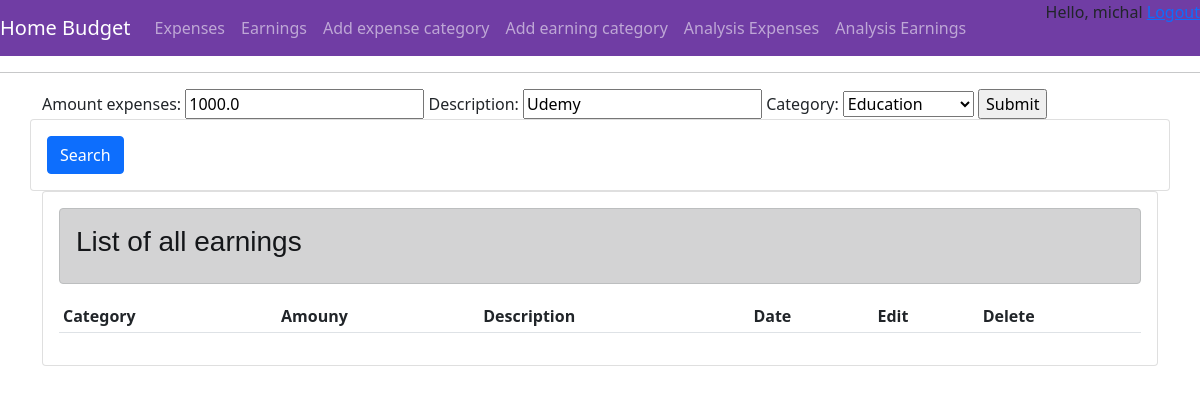
The page /update_expense/10/ (signed in) on the database its author committed.
### budget/models.py (models this page shows, shortened)
class Expenses(models.Model):
    user_custom = models.ForeignKey(User,on_delete=models.CASCADE,null=True)
    amount_expenses = models.FloatField()
    date = models.DateTimeField(auto_now_add=True,null=True)
    description = models.CharField(max_length=150,blank=True,null=True)
    category = models.ForeignKey(Expenses_category,on_delete=models.CASCADE,null=True)

### budget/views.py (the view)
# urls.py: path('update_expense/<str:pk>/',views.update_expense,name="update_expense"),
@login_required(login_url='login')
def update_expense(request, pk):
    expense = Expenses.objects.get(id=pk)
    form = crud_form_expenses(instance=expense)
    if request.method == 'POST':
        form = crud_form_expenses(request.POST, instance=expense)
        if form.is_valid():
            form.save()
            return redirect('budget_view')
    context = {'form': form}
    return render(request, 'main/earning.html', context)

### budget/forms.py
class crud_form_expenses(ModelForm):
    date = models.DateTimeField(auto_now_add=True)
    class Meta:
        model = Expenses
        fields = ['amount_expenses','description','category']

### budget/models.py (called while the page is built)
    def __str__(self):
        return self.name

### budget/templates/main/earning.html (shortened to what this page needs)
{% extends 'main/main.html' %}
{% load static %}
{% block content %}
<form action="" method="POST">
  {{form}}
  <input type = "submit" name="Submit">
</form>
<div class="row">
        <div class="card card-body">
            <form method="get">
                <button class="btn btn-primary" type="submit">Search</button>
            </form>
        </div>
</div>
<div class="row">
    <div class="col-md">
        <div class="card card-body">
            <div class="alert alert-dark" role="alert">
                    <h3 style="font-family: 'Poppins', sans-serif;">List of all earnings</h3>
            </div>
            <table class="table table-sm">
                <tr>
                    <th>Category</th>
                    <th>Amouny</th>
                    <th>Description</th>
                    <th>Date</th>
                    <th>Edit</th>
                    <th>Delete</th>
                </tr>
            </table>
        </div>
    </div>
</div>
{% endblock %}

### budget/templates/main/main.html (shortened to what this page needs)
<!DOCTYPE html>
{% load static %}
<html>
<head>
    <link href="https://cdn.jsdelivr.net/npm/bootstrap@5.1.3/dist/css/bootstrap.min.css" rel="stylesheet"
>
    <link rel="stylesheet" type="text/css" href="{% static 'css/main.css' %}">
</head>
<body>
    <nav class="navbar navbar-expand-lg navbar-dark bg-dark">
      <a class="navbar-brand" href="{% url 'budget_view' %}">Home Budget</a>
      <div class="collapse navbar-collapse" id="navbarNavAltMarkup">
        <div class="navbar-nav">
          <a class="nav-item nav-link" href="{% url 'create_expense' %}">Expenses </a>
          <a class="nav-item nav-link" href="{% url 'create_earning' %}">Earnings</a>
          <a class="nav-item nav-link" href="{% url 'create_expense_category' %}">Add expense category</a>
          <a class="nav-item nav-link" href="{% url 'create_earning_category' %}">Add earning category</a>
          <a class="nav-item nav-link" href="{% url 'analise' %}">Analysis Expenses</a>
          <a class="nav-item nav-link" href="{% url 'analise_earnings' %}">Analysis Earnings</a>
        </div>
          <div id="logout">
              <span>Hello, {{request.user}} </span>
              <span><a href="{% url 'logout' %}"> Logout</a></span>
            </div>
      </div>
    </nav>
    <hr>
    <div class="container">
        {% block content %}
        {% endblock content %}
    </div>
</body>
</html>

### budget/static/css/main.css (style rules this page uses)
body { background-color: white; }
#logout { position:absolute; top:0; right:0; }
.bg-dark { background-color: #703da4!important; }

### rows shown on the page
Expenses: amount_expenses "1000.0", description "Udemy", category "Education"

### other values the page prints
{{ request.user }} "michal"
